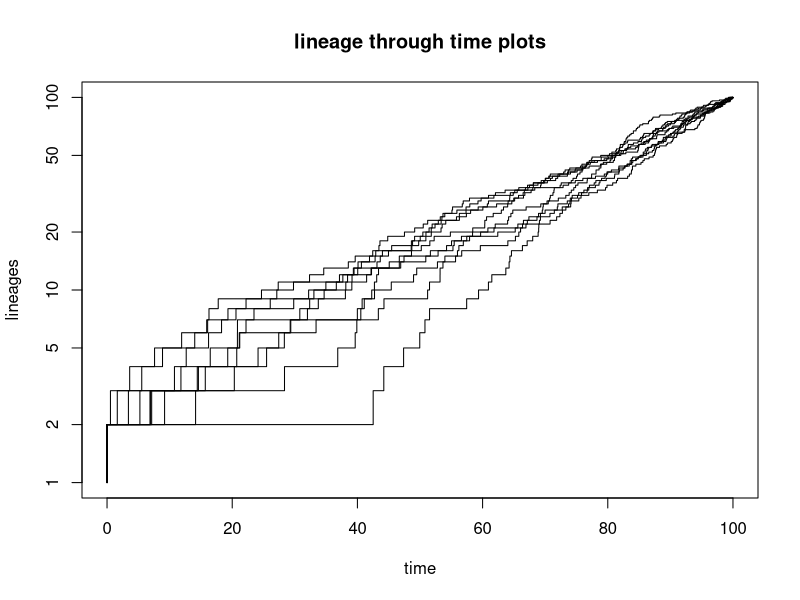
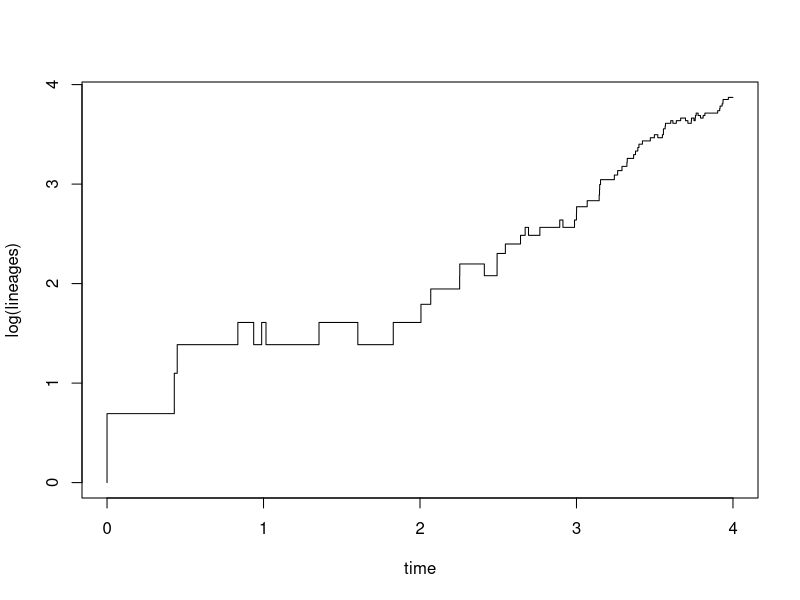

These figures' R source, in order:
library(phytools)


### Name: ltt
### Title: Creates lineage-through-time plot (including extinct lineages)
### Aliases: ltt gtt
### Keywords: phylogenetics plotting diversification analysis

### ** Examples

trees<-pbtree(n=100,scale=100,nsim=10)
obj<-ltt(trees,plot=FALSE)
plot(obj,log="y",log.lineages=FALSE,main="lineage through time plots")
tree<-pbtree(b=1,d=0.25,t=4)
obj<-ltt(tree,gamma=FALSE)
obj
